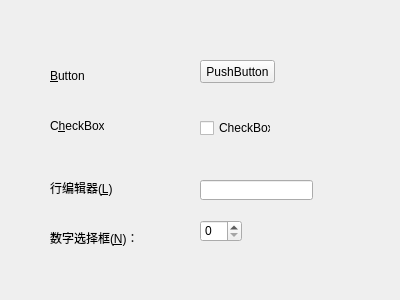
<?xml version="1.0" encoding="UTF-8"?>
<ui version="4.0">
 <class>MyWidget</class>
 <widget class="QWidget" name="MyWidget">
  <property name="geometry">
   <rect>
    <x>0</x>
    <y>0</y>
    <width>400</width>
    <height>300</height>
   </rect>
  </property>
  <property name="windowTitle">
   <string>MyWidget</string>
  </property>
  <widget class="QLabel" name="label">
   <property name="geometry">
    <rect>
     <x>50</x>
     <y>70</y>
     <width>54</width>
     <height>12</height>
    </rect>
   </property>
   <property name="text">
    <string>&amp;Button</string>
   </property>
   <property name="buddy">
    <cstring>pushButton</cstring>
   </property>
  </widget>
  <widget class="QLabel" name="label_2">
   <property name="geometry">
    <rect>
     <x>50</x>
     <y>120</y>
     <width>54</width>
     <height>12</height>
    </rect>
   </property>
   <property name="text">
    <string>C&amp;heckBox</string>
   </property>
   <property name="buddy">
    <cstring>checkBox</cstring>
   </property>
  </widget>
  <widget class="QLabel" name="label_3">
   <property name="geometry">
    <rect>
     <x>50</x>
     <y>180</y>
     <width>91</width>
     <height>16</height>
    </rect>
   </property>
   <property name="text">
    <string>行编辑器(&amp;L)</string>
   </property>
   <property name="buddy">
    <cstring>lineEdit</cstring>
   </property>
  </widget>
  <widget class="QLabel" name="label_4">
   <property name="geometry">
    <rect>
     <x>50</x>
     <y>230</y>
     <width>101</width>
     <height>16</height>
    </rect>
   </property>
   <property name="text">
    <string>数字选择框(&amp;N)：</string>
   </property>
   <property name="buddy">
    <cstring>spinBox</cstring>
   </property>
  </widget>
  <widget class="QPushButton" name="pushButton">
   <property name="geometry">
    <rect>
     <x>200</x>
     <y>60</y>
     <width>75</width>
     <height>23</height>
    </rect>
   </property>
   <property name="text">
    <string>PushButton</string>
   </property>
  </widget>
  <widget class="QCheckBox" name="checkBox">
   <property name="geometry">
    <rect>
     <x>200</x>
     <y>120</y>
     <width>71</width>
     <height>16</height>
    </rect>
   </property>
   <property name="text">
    <string>CheckBox</string>
   </property>
  </widget>
  <widget class="QLineEdit" name="lineEdit">
   <property name="geometry">
    <rect>
     <x>200</x>
     <y>180</y>
     <width>113</width>
     <height>20</height>
    </rect>
   </property>
  </widget>
  <widget class="QSpinBox" name="spinBox">
   <property name="geometry">
    <rect>
     <x>200</x>
     <y>220</y>
     <width>42</width>
     <height>22</height>
    </rect>
   </property>
  </widget>
 </widget>
 <layoutdefault spacing="6" margin="11"/>
 <tabstops>
  <tabstop>spinBox</tabstop>
  <tabstop>lineEdit</tabstop>
  <tabstop>checkBox</tabstop>
  <tabstop>pushButton</tabstop>
 </tabstops>
 <resources/>
 <connections/>
</ui>
